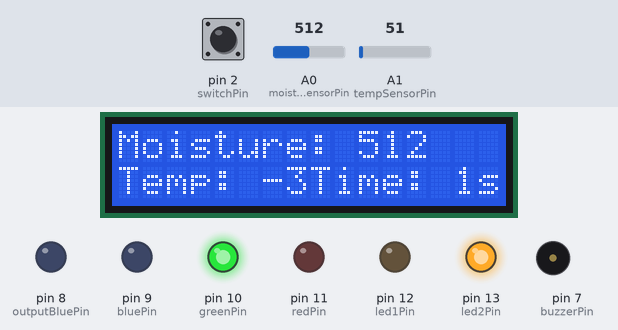
A sketch run on a simulated Arduino Uno, built with avr-gcc and run on an emulated ATmega328P. Shown: 16×2 character LCD, output pins drawn as LEDs (lit = HIGH), buzzer (waves = sounding, pin HIGH). The test bench sets the inputs (shaded band); at power-on: A0 (moistureSensorPin) = 512, pin 2 (switchPin) HIGH, A1 (tempSensorPin) = 51. What the sketch prints to the serial monitor is not drawn.

Above: at 1.6 s.
1.7 s: A0 (moistureSensorPin) set to 315
At 2.7 s:
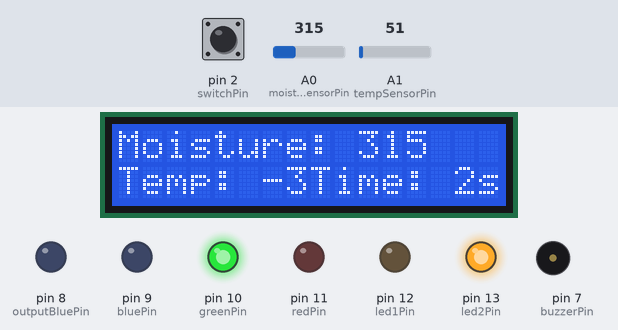
3.5 s: A0 (moistureSensorPin) set to 282
At 4.3 s:
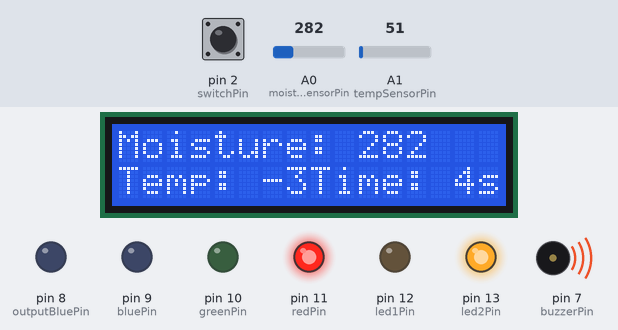
5.5 s: pin 2 (switchPin) pulled LOW for 0.15 s
At 6.8 s:
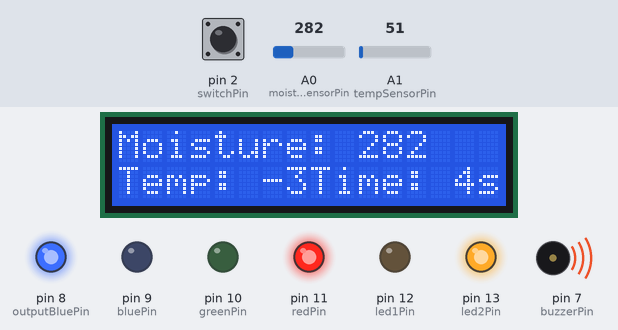
7.1 s: A0 (moistureSensorPin) set to 306
At 9.0 s:
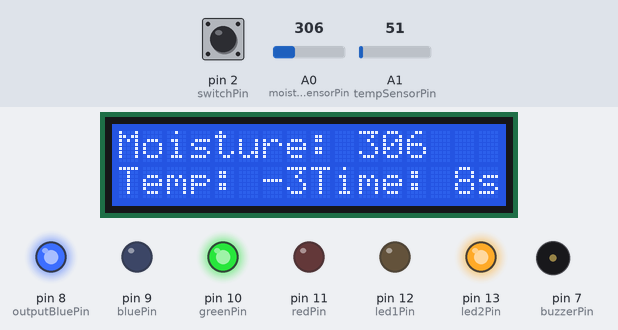
9.5 s: pin 2 (switchPin) pulled LOW for 1 s
At 10.3 s:
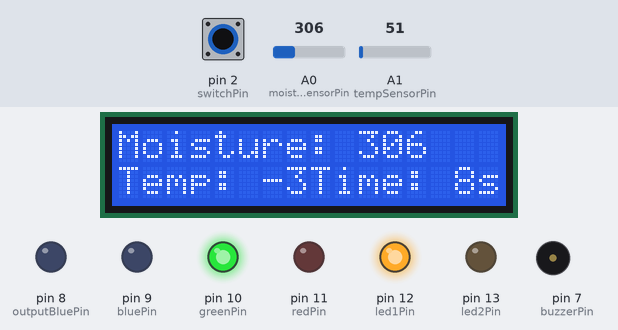
12.0 s: A1 (tempSensorPin) set to 61
At 12.6 s:
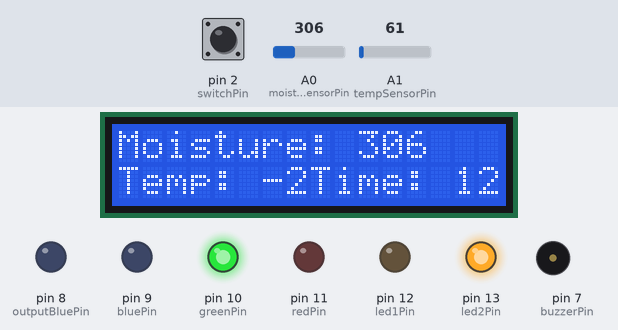
Timing chart, 0 to 14.5 s (numbered marks = the images above; inputs shaded):
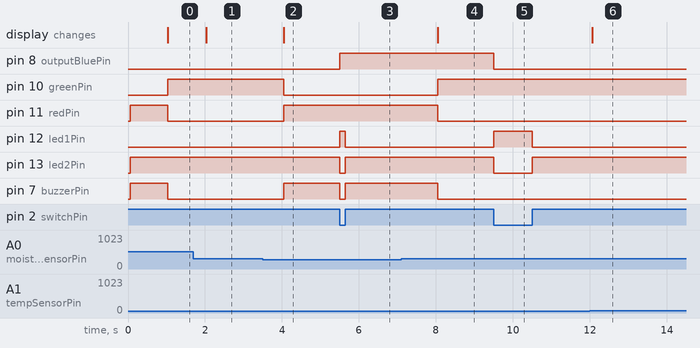

Measured:
- the behaviour switches between 301 and 300 on A0 (moistureSensorPin) (found by bisection; images 1 and 2)
- after the input at 1.7 s, the display: changes after 0.34 s (image 1)
- after the input at 3.5 s, pin 10 (greenPin): HIGH → LOW after 0.54 s; pin 11 (redPin), pin 7 (buzzerPin): LOW → HIGH after 0.54 s; the display: changes after 0.54 s (image 2)
- after the input at 5.5 s, pin 8 (outputBluePin): LOW → HIGH at once; pin 12 (led1Pin): LOW → HIGH at once, → LOW 0.15 s later; pin 13 (led2Pin), pin 7 (buzzerPin): HIGH → LOW at once, → HIGH 0.15 s later
- after the input at 7.1 s, pin 10 (greenPin): LOW → HIGH after 0.95 s; pin 11 (redPin), pin 7 (buzzerPin): HIGH → LOW after 0.95 s; the display: changes after 0.95 s (image 4)
- after the input at 9.5 s, pin 8 (outputBluePin): HIGH → LOW at once; pin 12 (led1Pin): LOW → HIGH at once, → LOW 1.0 s later; pin 13 (led2Pin): HIGH → LOW at once, → HIGH 1.0 s later
- after the input at 12.0 s, the display: changes after 0.07 s (image 6)

The sketch:

crop_management.ino
```cpp
#include <Adafruit_LiquidCrystal.h>  // Include Adafruit's LCD library
#include <stdlib.h>                   // For memory allocation functions

// Pin Definitions
const int switchPin = 2;           // Pin connected to the mode switch
const int led1Pin = 12;            // Green LED for automatic mode
const int led2Pin = 13;            // Red LED for manual mode
const int moistureSensorPin = A0;  // Soil moisture sensor analog pin
const int tempSensorPin = A1;      // Temperature sensor analog pin
const int redPin = 11;             // Red pin of RGB LED
const int greenPin = 10;           // Green pin of RGB LED
const int bluePin = 9;             // Blue pin of RGB LED
const int outputBluePin = 8;       // Output Blue LED in automatic mode
const int buzzerPin = 7;           // Buzzer for manual mode


// Initialize the LCD
Adafruit_LiquidCrystal lcd_1(0x27); // Adjust to your I2C address

// Enum to represent system mode
enum Mode {
  AUTOMATIC,
  MANUAL
};

// Structures for sensor data and system state
struct SensorData {
  int moistureValue;
  int tempValue;
  float temperatureC;
};

struct SystemState {
  Mode currentMode;
  int rgbState;
};

// Create instances of structures
SensorData sensorData;
SystemState systemState;

// Create pointers to structures
SensorData* sensorDataPtr = &sensorData;
SystemState* systemStatePtr = &systemState;

// Threshold Values
const int lowMoistureThreshold = 300;   // Adjust based on your sensor
const int mediumMoistureThreshold = 600; // Adjust based on your sensor
const float mediumTemperatureThreshold = 25.0; // Temperature threshold in °C

// Timing Variables
unsigned long lastSensorReadTime = 0;   // Last time sensors were read
unsigned long lastChangeTime = 0;       // Last time a change was detected
const unsigned long sensorReadInterval = 1000;  // Read sensors every 1 second

// Array to store time values for changes
unsigned long* timeArray = NULL;
int timeArraySize = 0;  // Track the current size of the array

// Last recorded values for comparison
int lastMoistureValue = 0;
float lastTemperatureC = 0;

void setup() {
  Serial.begin(9600);                  // Initialize Serial Monitor for printing
  lcd_1.begin(16, 2);                  // Initialize the LCD
  lcd_1.setBacklight(1);               // Turn on the backlight

  // Initialize pins
  pinMode(switchPin, INPUT_PULLUP);    // Internal pull-up for the mode switch
  pinMode(led1Pin, OUTPUT);            // Green LED pin (automatic mode)
  pinMode(led2Pin, OUTPUT);            // Red LED pin (manual mode)
  pinMode(redPin, OUTPUT);             // Set RGB pins as output
  pinMode(greenPin, OUTPUT);
  pinMode(bluePin, OUTPUT);
  pinMode(outputBluePin, OUTPUT);      // Blue LED output in automatic mode
  pinMode(buzzerPin, OUTPUT);          // Buzzer pin in manual mode
}

void loop() {
  unsigned long currentTime = millis(); // Get the current time

  updateSystemMode();                   // Read and update system mode

  // Check if it's time to read sensors
  if (currentTime - lastSensorReadTime >= sensorReadInterval) {
    readSensorValues();                 // Read sensor values
    lastSensorReadTime = currentTime;   // Update last read time
  }

  // Check for changes in moisture or temperature
  if (hasSensorValueChanged()) {
    lastChangeTime = currentTime;       // Update the last change time
    storeTimeValue(lastChangeTime / 1000); // Store the change time in the array
    displaySensorData(lastChangeTime / 1000); // Display values with time on LCD (in seconds)
  }

  // Determine RGB color based on conditions
  updateRGBState();

  // Control LEDs and Buzzer based on system mode
  controlAutomaticMode();
  controlManualMode();
}

// Function to read sensor values
void readSensorValues() {
  sensorDataPtr->moistureValue = analogRead(moistureSensorPin);  // Read soil moisture
  sensorDataPtr->tempValue = analogRead(tempSensorPin);          // Read temperature
  sensorDataPtr->temperatureC = (sensorDataPtr->tempValue - 113) / 2.04; // Convert to Celsius
}

// Function to check if there was a change in moisture or temperature values
bool hasSensorValueChanged() {
  bool changed = false;

  if (sensorDataPtr->moistureValue != lastMoistureValue) {
    lastMoistureValue = sensorDataPtr->moistureValue;
    changed = true;
  }

  if (sensorDataPtr->temperatureC != lastTemperatureC) {
    lastTemperatureC = sensorDataPtr->temperatureC;
    changed = true;
  }

  return changed;
}

// Function to store the time value in the dynamic array and print the array contents
void storeTimeValue(unsigned long time) {
  timeArraySize++;  // Increase the size for the new element
  timeArray = (unsigned long*) realloc(timeArray, timeArraySize * sizeof(unsigned long));

  if (timeArray != NULL) {
    timeArray[timeArraySize - 1] = time; // Store the new time value in the last position

    // Print the entire array to the Serial Monitor
    Serial.println("Updated timeArray contents:");
    for (int i = 0; i < timeArraySize; i++) {
      Serial.print("Time [");
      Serial.print(i);
      Serial.print("]: ");
      Serial.println(timeArray[i]);
    }
  }
}

// Function to update system mode based on switch state
void updateSystemMode() {
  int switchState = digitalRead(switchPin);  // Read mode switch state
  if (switchState == LOW) {  // Switch is ON (automatic mode)
    systemStatePtr->currentMode = AUTOMATIC;
  } else {  // Switch is OFF (manual mode)
    systemStatePtr->currentMode = MANUAL;
  }

  // Control LEDs based on system mode
  if (systemStatePtr->currentMode == AUTOMATIC) {
    digitalWrite(led1Pin, HIGH);  // Turn on Green LED for automatic mode
    digitalWrite(led2Pin, LOW);   // Turn off Red LED
  } else {
    digitalWrite(led1Pin, LOW);   // Turn off Green LED
    digitalWrite(led2Pin, HIGH);  // Turn on Red LED for manual mode
  }
}

// Function to display sensor data on the LCD
void displaySensorData(unsigned long seconds) {
  lcd_1.clear();
  lcd_1.setCursor(0, 0);
  lcd_1.print("Moisture: ");
  lcd_1.print(sensorDataPtr->moistureValue);

  lcd_1.setCursor(0, 1);
  lcd_1.print("Temp: ");
  lcd_1.print(sensorDataPtr->temperatureC);

  // Display the time in seconds of the last change
  lcd_1.setCursor(8, 1);
  lcd_1.print("Time: ");
  lcd_1.print(seconds);
  lcd_1.print("s");
}

// Function to update RGB state based on moisture and temperature
void updateRGBState() {
  if (sensorDataPtr->moistureValue <= lowMoistureThreshold) {
    // Red: Low moisture
    setRGBColor(255, 0, 0);  // Red
    systemStatePtr->rgbState = 2;
  } else if (sensorDataPtr->moistureValue < mediumMoistureThreshold && sensorDataPtr->temperatureC > mediumTemperatureThreshold) {
    // Yellow: Medium moisture and high temperature
    setRGBColor(255, 180, 0); // PINK
    systemStatePtr->rgbState = 1;
  } else {
    // Green: Sufficient moisture
    setRGBColor(0, 255, 0);  // BLUE
    systemStatePtr->rgbState = 0;
  }
}

// Function to control automatic mode behavior
void controlAutomaticMode() {
  if (systemStatePtr->currentMode == AUTOMATIC) {
    digitalWrite(buzzerPin, LOW); // Ensure buzzer is OFF
    if (systemStatePtr->rgbState == 2) {  // Red
      analogWrite(outputBluePin, 255);  // Full brightness
    } else if (systemStatePtr->rgbState == 1) {  // Yellow
      analogWrite(outputBluePin, 128);  // Half brightness
    } else if (systemStatePtr->rgbState == 0) {  // Green
      digitalWrite(outputBluePin, LOW); // Off
    }
  }
}

// Function to control manual mode behavior
void controlManualMode() {

  if (systemStatePtr->currentMode == MANUAL) {
    if (sensorDataPtr->moistureValue > lowMoistureThreshold && sensorDataPtr->moistureValue < mediumMoistureThreshold && sensorDataPtr->temperatureC > mediumTemperatureThreshold) {
      // Case for medium moisture and high temperature
      digitalWrite(buzzerPin, HIGH); // Turn on buzzer
      setRGBColor(255, 180, 0);      // Yellow RGB color
    } else if (sensorDataPtr->moistureValue > lowMoistureThreshold) {
      // Sufficient moisture, buzzer off
      digitalWrite(buzzerPin, LOW);
      setRGBColor(0, 255, 0);        // Green RGB color
    } else {
      // Low moisture, buzzer on
      digitalWrite(buzzerPin, HIGH);
      setRGBColor(255, 0, 0);        // Red RGB color
    }

  }
}

// Helper function to set RGB LED color
void setRGBColor(int r, int g, int b) {
  analogWrite(redPin, r);
  analogWrite(greenPin, g);
  analogWrite(bluePin, b);
}
```
